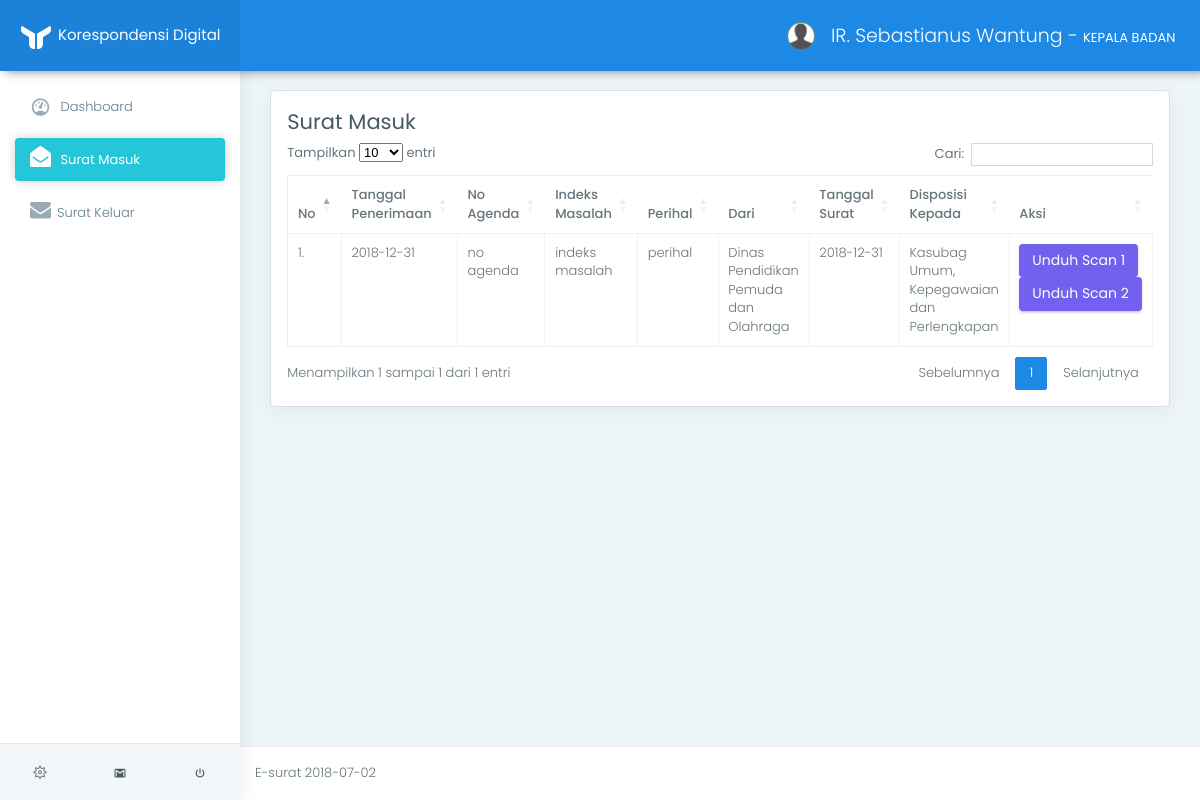
The app's page /app/index.php?page=view_surat_masuk_tu (signed in), older data.
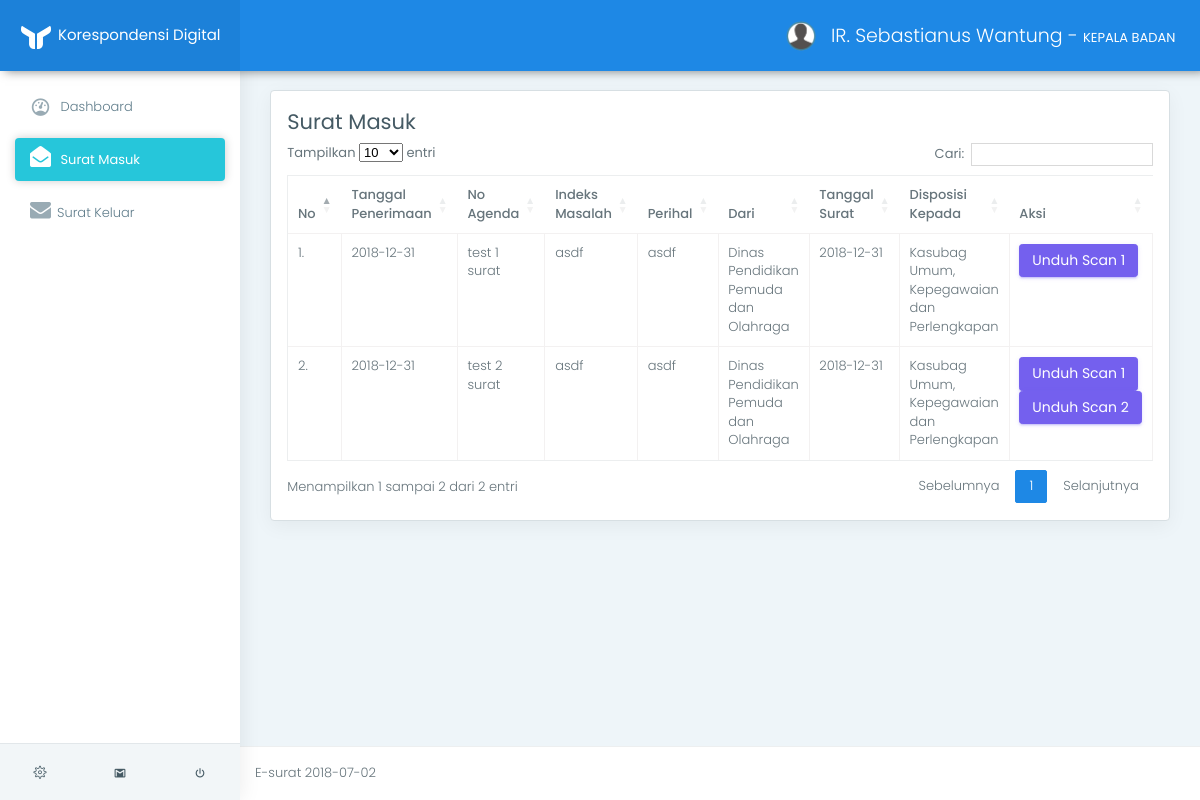
The same page, newer data.
### tables this page shows
CREATE TABLE `tb_user` (
  `id_user` varchar(11) NOT NULL,
  `nip` varchar(50) NOT NULL,
  `nama` varchar(100) NOT NULL,
  `id_jabatan` int(11) NOT NULL,
  `gambar` varchar(100) NOT NULL
);

CREATE TABLE `tb_surat_masuk` (
  `id_surat_masuk` varchar(11) NOT NULL,
  `id_user` varchar(11) NOT NULL,
  `no_surat` varchar(50) NOT NULL,
  `no_agenda` varchar(50) NOT NULL,
  `indeks_masalah` varchar(100) NOT NULL,
  `perihal` varchar(100) NOT NULL,
  `tanggal_surat` date NOT NULL,
  `tanggal_surat_penerimaan` date NOT NULL,
  `file_surat` varchar(100) DEFAULT NULL,
  `scan_surat` varchar(100) NOT NULL,
  `scan_surat2` varchar(100) NOT NULL,
  `id_jabatan` int(11) NOT NULL,
  `status` int(11) NOT NULL DEFAULT '0',
  `instruksi` text
);

CREATE TABLE `tb_jabatan` (
  `id_jabatan` int(11) NOT NULL,
  `jabatan` varchar(100) NOT NULL
);

### app/helper/koneksi.php (called while the page is built, shortened)
<?php
class Koneksi {
	private $koneksi;
	function __construct(){
		$this->koneksi = new mysqli("localhost","root","","db_e_surat");
	}
	public function setQuery($sql){
		return $this->koneksi->query($sql);
	}
}
 ?>

### app/helper/auth.php (called while the page is built, shortened)
<?php
include 'crud.php';
class Auth {
	public function isKepalaBadan(){
		return ($_SESSION['sess_user']['sess_status'] == "KEPALA BADAN");
	}
	public function getUser($id_user){
		$sql    = "SELECT * FROM tb_user WHERE id_user = '$id_user'";
		$crud   = new Crud();
		$result = $crud->view($sql);
		return $result[0]['nama'];
	}
}
 ?>

### app/helper/crud.php (called while the page is built, shortened)
<?php
include_once 'koneksi.php';
class Crud {
	function __construct(){
		$this->koneksi = new Koneksi();
	}
	public function view($sql){
		$result = $this->koneksi->setQuery($sql);
		$data = [];
        while ($row = $result->fetch_assoc()) {
            $data[] = $row;
        }
        return $data;
	}
}
 ?>

### app/surat_masuk_tu/view.php (the view, shortened to what this page needs)
<div class="row">
    <div class="col-lg-12">
        <div class="card">
            <div class="card-block">
            <div class="row">
                <div class="col-md-6">
                    <h3>
                        Surat Masuk
                    </h3>
                </div>
            </div>
                <table class="table table-stripped table-bordered" id="data_table">
                    <thead>
                        <tr>
                            <th>No</th>
                            <th>Tanggal Penerimaan</th>
                            <th>No Agenda</th>
                            <th>Indeks Masalah</th>
                            <th>Perihal</th>
                            <th>Dari</th>
                            <th>Tanggal Surat</th>
                            <th>Disposisi Kepada</th>
                            <th>Aksi</th>
                        </tr>
                    </thead>
                    <tbody>
                        <?php
                            $crud   = new Crud();
                            $sql = "SELECT * FROM tb_surat_masuk
                                    INNER JOIN tb_jabatan ON tb_surat_masuk.id_jabatan = tb_jabatan.id_jabatan
                                    INNER JOIN tb_user ON tb_surat_masuk.id_user = tb_user.id_user
                                    WHERE status='0'";
                            $result = $crud->view($sql);
                            $no = 1;
                            foreach ($result as $value):
                        ?>
                        <tr>
                            <td><?= $no++."." ?></td>
                            <td><?= $value['tanggal_surat_penerimaan'] ?></td>
                            <td><?= $value['no_agenda'] ?></td>
                            <td><?= $value['indeks_masalah'] ?></td>
                            <td><?= $value['perihal'] ?></td>
                            <td><?= $value['nama'] ?></td>
                            <td><?= $value['tanggal_surat'] ?></td>
                            <td><?= $value['jabatan'] ?></td>
                            <td>
                                <a href="../file/surat_masuk/<?= $value['scan_surat'] ?>" class="btn btn-primary">Unduh Scan 1</a>
                                <?php if(!empty($value['scan_surat2'])):?>
                                <a href="../file/surat_masuk/<?= $value['scan_surat2'] ?>" class="btn btn-primary">Unduh Scan 2</a>
                                <?php endif ?>
                            </td>
                        </tr>
                        <?php endforeach ?>
                    </tbody>
                </table>
            </div>
        </div>
    </div>
</div>

### app/index.php (shortened to what this page needs)
<?php
include "helper/auth.php";
$auth = new Auth();
?>
<!DOCTYPE html>
<html lang="en">
<head>
	<link href="../assets/css/box.css" rel="stylesheet">
	<link href="../assets/plugins/bootstrap/css/bootstrap.min.css" rel="stylesheet">
	<link href="../assets/plugins/c3-master/c3.min.css" rel="stylesheet">
	<link href="../assets/css/style.css" rel="stylesheet">
	<link href="../assets/css/colors/blue.css" id="theme" rel="stylesheet">
	<link rel="stylesheet" href="https://cdn.datatables.net/1.10.16/css/dataTables.bootstrap4.min.css">
	<link rel="stylesheet" href="https://cdn.datatables.net/buttons/1.5.1/css/buttons.dataTables.min.css">
	<link href="https://cdnjs.cloudflare.com/ajax/libs/select2/4.0.6-rc.0/css/select2.min.css" rel="stylesheet" />
</head>
<body class="fix-header fix-sidebar card-no-border">
	<div id="main-wrapper">
		<header class="topbar">
			<nav class="navbar top-navbar navbar-toggleable-sm navbar-light">
				<div class="navbar-header">
					<a class="navbar-brand" href="index.html">
						<b>
							<img src="../assets/images/logo-light-icon.png" alt="homepage" class="light-logo" />
						</b>
						<span>
						 <b style="font-size:15px;color:white">Korespondensi Digital</b>
				</div>
				<div class="navbar-collapse">
					<ul class="navbar-nav mr-auto mt-md-0">
						<li class="nav-item"> <a class="nav-link nav-toggler hidden-md-up text-muted waves-effect waves-dark" href="javascript:void(0)"><i class="mdi mdi-menu"></i></a> </li>
					</ul>
					<ul class="navbar-nav my-lg-0">
						<li class="nav-item dropdown">
							<a class="nav-link dropdown-toggle text-muted waves-effect waves-dark" href="" data-toggle="dropdown" aria-haspopup="true" aria-expanded="false"><img src="../assets/images/user.png" alt="user" class="profile-pic m-r-10" />
								<?= $auth->getUser($_SESSION['sess_user']['sess_id_user'])." - <b>".$_SESSION['sess_user']['sess_status']."</b>" ?>
							</a>
						</li>
					</ul>
				</div>
			</nav>
		</header>
		<aside class="left-sidebar">
			<div class="scroll-sidebar">
				<nav class="sidebar-nav">
					<ul id="sidebarnav">
					<li>
						<a class="waves-effect waves-dark" href="index.php?page=view_dashbord" aria-expanded="false"><i class="mdi mdi-gauge"></i><span class="hide-menu"> Dashboard</span></a>
					</li>
					<?php if($auth->isKepalaBadan()): ?>
						<li>
							<a class="waves-effect waves-darkenvelope-open" href="index.php?page=view_surat_masuk_tu" aria-expanded="false"><i class="fa fa-envelope-open"></i><span class="hide-menu"> Surat Masuk</span></a>
						</li>
						<li>
							<a class="waves-effect waves-dark" href="index.php?page=view_surat_keluar" aria-expanded="false"><i class="fa fa-envelope"></i><span class="hide-menu">Surat Keluar</span></a>
						</li>
					<?php endif ?>
					</ul>
				</nav>
			</div>
			<div class="sidebar-footer">
				<a href="" class="link" data-toggle="tooltip" title="Settings"><i class="ti-settings"></i></a>
				<a href="" class="link" data-toggle="tooltip" title="Email"><i class="mdi mdi-gmail"></i></a>
				<a href="../logout.php" class="link" data-toggle="tooltip" title="Logout"><i class="mdi mdi-power"></i></a> </div>
		</aside>
		<div class="page-wrapper">
			<div class="container-fluid"><br>
				<?php
				$page = isset( $_GET['page'])?$_GET['page']:"";
				if($page){
					if($page == "view_dashbord"){
						include "dashbord/view.php";
					}else if($page == "view_user"){
						include "m_pegawai/view.php";
					}else if($page == "add_user"){
						include "m_pegawai/add_form.php";
					}else if($page == "edit"){
						include "m_pegawai/edit_form.php";
					}else if($page == "delete"){
						include "m_pegawai/delete.php";
					}
					else if($page == "view_jenis_surat"){
						include "m_jenis_surat/view.php";
					}else if($page == "add_jenis_surat"){
						include "m_jenis_surat/add_form.php";
					}else if($page == "detail"){
						include "m_jenis_surat/detail.php";
					}else if($page == "edit_jenis_surat"){
						include "m_jenis_surat/edit_form.php";
					}else if($page == "delete_jenis_surat"){
						include "m_jenis_surat/delete.php";
					}
					else if($page == "view_format_surat"){
						include "m_format_surat/view.php";
					}else if($page == "add_format_surat"){
						include "m_format_surat/add_form.php";
					}else if($page == "edit_format_surat"){
						include "m_format_surat/edit_form.php";
					}else if($page == "delete_format_surat"){
						include "m_format_surat/delete.php";
					}
					else if($page == "view_dinas"){
						include "m_dinas/view.php";
					}else if($page == "add_dinas"){
						include "m_dinas/add_form.php";
					}else if($page == "edit_dinas"){
						include "m_dinas/edit_form.php";
					}else if($page == "delete_dinas"){
						include "m_dinas/delete.php";
					}
					else if($page == "view_surat_keluar"){
						include "surat_keluar/view.php";
					}else if($page == "add_surat_keluar"){
						include "surat_keluar/add_form.php";
					}else if($page == "acc_surat_keluar"){
						include "surat_keluar/acc_surat.php";
					}else if($page == "edit_surat_keluar"){
						include "surat_keluar/edit_form.php";
					}else if($page == "delete_surat_keluar"){
						include "surat_keluar/delete.php";
					}
					else if($page == "view_surat_masuk_tu"){
						include "surat_masuk_tu/view.php";
					}else if($page == "add_surat_masuk"){
						include "surat_masuk_tu/add_form.php";
					}else if($page == "edit_surat_masuk_tu"){
						include "surat_masuk_tu/edit_form.php";
					}else if($page == "delete_surat_masuk"){
						include "surat_masuk_tu/delete.php";
					}
				}else{
					include "dashbord/view.php";
				}
				?>
			</div>
			<footer class="footer"> E-surat <?= date("Y-m-d") ?> </footer>
		</div>
	</div>
</body>
</html>

### assets/css/colors/blue.css (style rules this page uses)
.topbar { background: #1e88e5; }
.topbar .navbar-header { background: rgba(0, 0, 0, 0.05); }
.topbar .top-navbar .navbar-header .navbar-brand .light-logo { display: inline-block; color: rgba(255, 255, 255, 0.8); }
.topbar .navbar-light .navbar-nav .nav-item > a.nav-link { color: #ffffff !important; }
.sidebar-nav { background: #fff; }
.sidebar-nav ul li a { color: #607d8b; }
.sidebar-nav ul li a.active, .sidebar-nav ul li a:hover { color: #26c6da; }
.sidebar-nav ul li a.active { color: #263238; }
.sidebar-nav > ul > li.active > a, .sidebar-nav > ul > li.active:hover > a { color: #ffffff; background: #26c6da; }
.sidebar-nav > ul > li.active > a i, .sidebar-nav > ul > li.active:hover > a i { color: #ffffff; }
.sidebar-nav > ul > li.active > a:after, .sidebar-nav > ul > li.active:hover > a:after { border-color: #ffffff; }
.sidebar-nav > ul > li > a.active i, .sidebar-nav > ul > li > a:hover i { color: #26c6da; }
.sidebar-nav > ul > li > a i { color: #99abb4; }
.sidebar-nav > ul > li > a.active { font-weight: 400; background: #ffffff; color: #1e88e5; }
.card-no-border .sidebar-nav > ul > li > a.active { color: #ffffff; background: #26c6da; }
.card-no-border .sidebar-nav > ul > li > a.active i { color: #ffffff; }
.card-no-border .sidebar-nav > ul > li > a.active:after { border-color: #ffffff; }

### app/index.php (style rules this page uses)
* { font-size: 13px; line-height: 1.428; }

Row changes from the older to the newer data that the page shows:
changed tb_surat_masuk: no_agenda "no agenda" → "test 1 surat"; indeks_masalah "indeks masalah" → "asdf"; perihal "perihal" → "asdf"; no longer shows "Unduh Scan 2"
added tb_surat_masuk: tanggal_surat_penerimaan "2018-12-31", no_agenda "test 2 surat", indeks_masalah "asdf", perihal "asdf", id_user.nama "Dinas Pendidikan Pemuda dan Olahraga", tanggal_surat "2018-12-31", id_jabatan.jabatan "Kasubag Umum, Kepegawaian dan Perlengkapan"
Text that changed along with them:
text written by a page script: "Tampilkan entri Cari: Menampilkan 1 sampai 1 dari 1 entri Sebelumnya 1 Selanjutnya" → "Tampilkan entri Cari: Menampilkan 1 sampai 2 dari 2 entri Sebelumnya 1 Selanjutnya"
